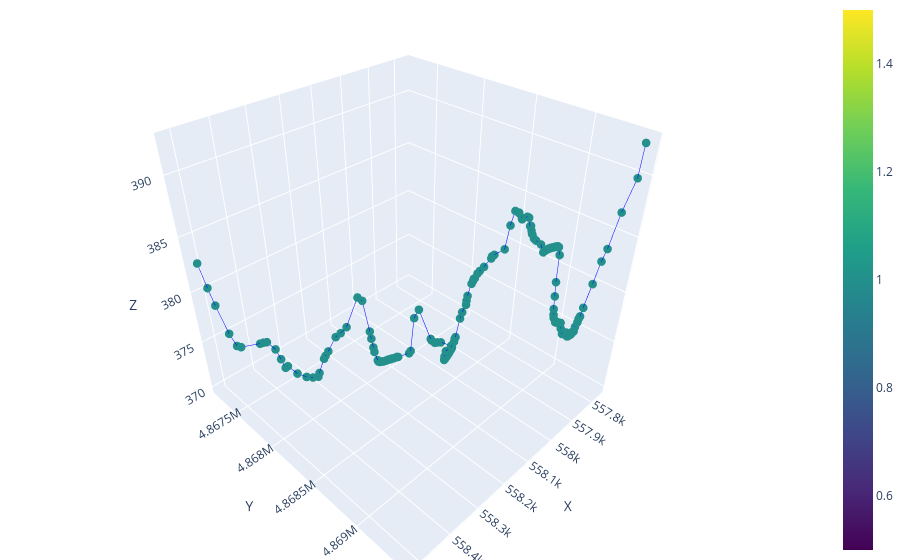

Notebook source saved alongside this figure:
### Markdown cell above
# Load Network

### Code cell
network_name = "single_conduit_vert_tort"
network_dir = f'conduit_geometry_test/networks/{network_name}'
network = ok.load_network_data(f'{network_dir}/nodes.csv', f'{network_dir}/edges.csv', debug= True)
network.extract_diffuse_inlets()
network.plot_3D_network(node_color = 'd')
